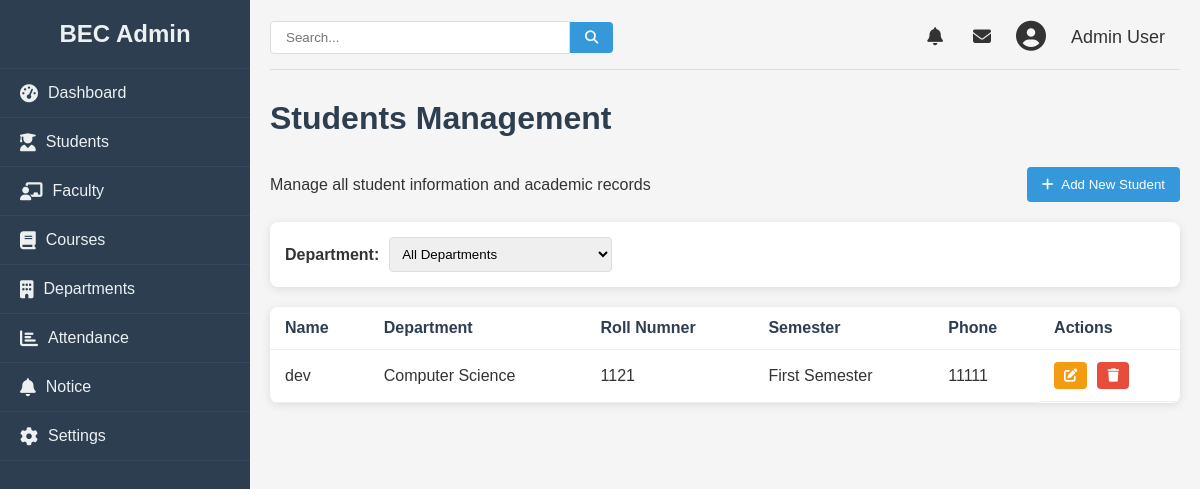
The app's page /admin/student (signed in), older data.
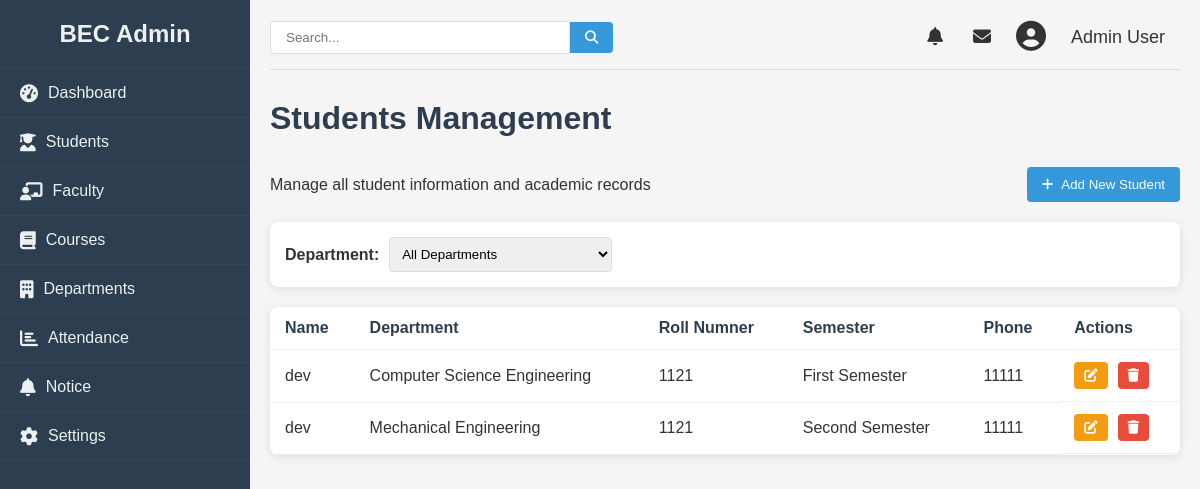
The same page, newer data.
### college/model.py (models this page shows, shortened)
class Student(db.Model):
    id = db.Column(db.Integer, primary_key=True)
    name = db.Column(db.String(100), nullable=False)
    roll = db.Column(db.Integer, nullable=False)
    email = db.Column(db.String(100), nullable=False)
    phone = db.Column(db.Integer, nullable=False)
    semester = db.Column(db.Integer, nullable=False)
    dob = db.Column(db.Date, nullable=False)
    gender = db.Column(db.String, nullable=False)
    department = db.Column(db.String, nullable=False)
    address = db.Column(db.String, nullable=False)

### college/admin/adminroute.py (the view)
@app.route("/admin/student", methods = ["GET", "POST"])
def stdn():
    logged = 'user_id' in session
    if logged:
        users = Student.query.all()
        return render_template("student.html", students= users, departments= dep)
    else:
        return redirect(url_for("login"))

### college/admin/templates/student.html (shortened to what the changed rows need)
{% from "macro/cmsnav.html" import cmsnav%}
{%extends "admbase.html"%}
{%block head%}
<link rel="stylesheet" href="{{url_for('static', filename='css/styles.css')}}">
<link rel="stylesheet" href="https://cdnjs.cloudflare.com/ajax/libs/font-awesome/6.4.0/css/all.min.css">
{%endblock%}
{%block content%}
<div class="container" w-tid="21">
    {{cmsnav()}}
    <main class="main-content" w-tid="111">
        <div id="dashboard-page" class="content-section" w-tid="139">
            <div class="dashboard" w-tid="141">
                <h1 w-tid="357">Students Management</h1>
                <div class="students-table" w-tid="415">
                    <table w-tid="417">
                        <thead w-tid="419">
                            <tr w-tid="421">
                                <th w-tid="425">Name</th>
                                <th w-tid="427">Department</th>
                                <th w-tid="425">Roll Numner</th>
                                <th w-tid="429">Semester</th>
                                <th w-tid="433">Phone</th>
                                <th w-tid="437">Actions</th>
                            </tr>
                        </thead>
                        <tbody w-tid="439">
                            {%for student in students%}
                            <tr w-tid="441">
                                <td w-tid="445">{{student.name}}</td>
                                <td w-tid="447">{{student.department}}</td>
                                <td w-tid="449">{{student.roll}}</td>
                                <td w-tid="451">{{student.semester}}</td>
                                <td w-tid="453">{{student.phone}}</td>
                                <td class="action-cell" w-tid="459">
                                    <button class="action-btn edit-btn" w-tid="465">
                                        <a href="/admin/update/student/{{student.id}}">
                                            <i class="fas fa-edit" w-tid="467"></i>
                                        </a>
                                    </button>
                                    <button class="action-btn delete-btn" w-tid="469">
                                        <a href="/admin/student/delete/{{student.id}}"><i class="fas fa-trash" w-tid="723"></i></a>
                                        </button>
                                </td>
                            </tr>
                            {%endfor%}
                        </tbody>
                    </table>
                </div>
            </div>
        </div>
    </main>
</div>
{%endblock%}

Row changes from the older to the newer data that the page shows:
changed Student "First Semester": department "Computer Science" → "Computer Science Engineering"
added Student: name "dev", department "Mechanical Engineering", roll "1121", semester "Second Semester", phone "11111"
